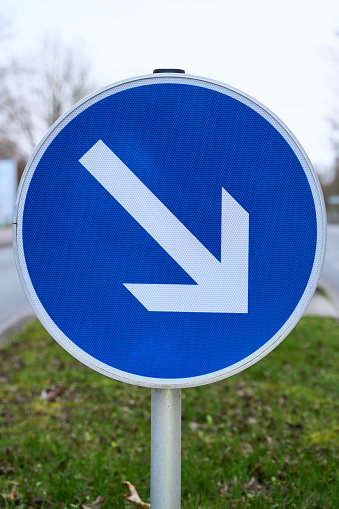
#> input picture dataset_rambu/rambuBiru1.jpg, 339 x 509 px; its folder holds only this picture in this run
$ jupyter execute 'Ekstraksi dan Seleksi Fitur.ipynb'   (older library calls are emulated)
#> lines starting #> are read from the running program, lines starting #| are printed output that depends on the picture
# Ekstraksi dan Seleksi Fitur Tekstur GLCM pada Dataset Rambu Lalu Lintas
Dataset terdiri dari 10 citra JPG: 5 jenis rambu (Stop, Km, Kuning, Biru, Dilarang) × 2 citra. Ekstraksi fitur tekstur menggunakan GLCM (OpenCV & scikit-image), dilanjutkan seleksi fitur dengan Filter Method (korelasi Pearson).

Anggota Kelompok:
1. 71231042 - Revaldo Fransisco Hohary
2. 71231050 - Samuel Natanael
3. 71241154 - Indira Mai Narwastu

Link source code dan dataset: https://github.com/indiraamn/Ekstraksi-Fitur-ML05.git

[cell 1]
import os
import re
import csv
import cv2
import numpy as np
import pandas as pd
import matplotlib.pyplot as plt
from skimage.feature import graycomatrix, graycoprops

## Tahap 1: Membaca Dataset Citra
`cv2.imread()` memuat setiap gambar JPG ke dalam matriks tiga dimensi (tinggi, lebar, saluran warna BGR). Ukuran citra diseragamkan agar perbandingan antar citra adil.

[cell 2]
folder = 'dataset_rambu'
daftar_file = sorted([f for f in os.listdir(folder) if f.lower().endswith(('.jpg', '.jpeg'))])

nama_list, kelas_list, citra_bgr_list = [], [], []

for f in daftar_file:
    img = cv2.imread(os.path.join(folder, f))
#> img is the input picture: shape (509, 339, 3); mean B, G, R 158.1, 130.8, 102.1
    if img is None:
        print(f"[GAGAL] {f} tidak terbaca")
        continue
    print(f"{f:25s} ukuran asli: {img.shape}")
#| rambuBiru1.jpg            ukuran asli: (509, 339, 3)
    img = cv2.resize(img, (400, 400))          # penyeragaman ukuran (tambahan)
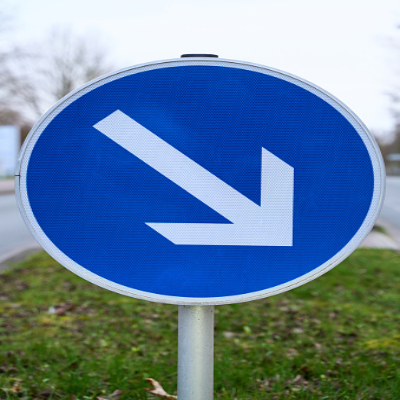
#> img: shape (400, 400, 3); mean B, G, R 158, 130.7, 102
    nama = os.path.splitext(f)[0]
    kelas = re.sub(r'^rambu', '', re.sub(r'\d+$', '', nama))
    nama_list.append(f)
    kelas_list.append(kelas)
    citra_bgr_list.append(img)

print(f"\nTotal citra terbaca: {len(citra_bgr_list)}")
#| Total citra terbaca: 1

plt.figure(figsize=(15, 6))
for i, img in enumerate(citra_bgr_list):
    plt.subplot(2, 5, i + 1)
    plt.imshow(cv2.cvtColor(img, cv2.COLOR_BGR2RGB))
    plt.title(nama_list[i], fontsize=9)
    plt.axis('off')
#> this loop made 1 pass
plt.tight_layout()
plt.show()

## Tahap 2: Pre-processing (Konversi ke Grayscale)
Mengeliminasi informasi warna yang tidak diperlukan karena analisis tekstur umumnya hanya membutuhkan informasi intensitas cahaya (grayscale).

[cell 3]
citra_gray_list = [cv2.cvtColor(img, cv2.COLOR_BGR2GRAY) for img in citra_bgr_list]
#> citra_gray_list = 1 item

plt.figure(figsize=(15, 6))
for i, g in enumerate(citra_gray_list):
    plt.subplot(2, 5, i + 1)
    plt.imshow(g, cmap='gray')
    plt.title(nama_list[i], fontsize=9)
    plt.axis('off')
plt.tight_layout()
plt.show()
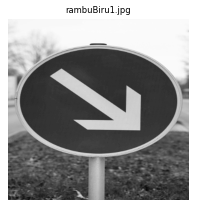
#> figure drawn by matplotlib, 1 panel

## Tahap 3: Kuantisasi Level Keabuan
Memperkecil dimensi matriks GLCM dari 256 × 256 menjadi 8 × 8 agar performa kode menjadi jauh lebih ringan dan cepat.

[cell 4]
citra_kuantisasi_list = [(g // 32).astype(np.uint8) for g in citra_gray_list]
#> citra_kuantisasi_list = 1 item

print("Nilai unik hasil kuantisasi (contoh citra pertama):", np.unique(citra_kuantisasi_list[0]))
#| Nilai unik hasil kuantisasi (contoh citra pertama): [0 1 2 3 4 5 6 7]

plt.figure(figsize=(15, 6))
for i, q in enumerate(citra_kuantisasi_list):
    plt.subplot(2, 5, i + 1)
    plt.imshow(q, cmap='gray', vmin=0, vmax=7)
    plt.title(nama_list[i], fontsize=9)
    plt.axis('off')
plt.tight_layout()
plt.show()

## Tahap 4: Ekstraksi Matriks GLCM
Algoritma memetakan hubungan spasial antar piksel tetangga yang posisinya bersebelahan (distances=[1]) ke arah kanan (angles=[0]).

[cell 5]
glcm_list = [graycomatrix(q, distances=[1], angles=[0],
                          levels=8, symmetric=True, normed=True)
             for q in citra_kuantisasi_list]
#> glcm_list = 1 item
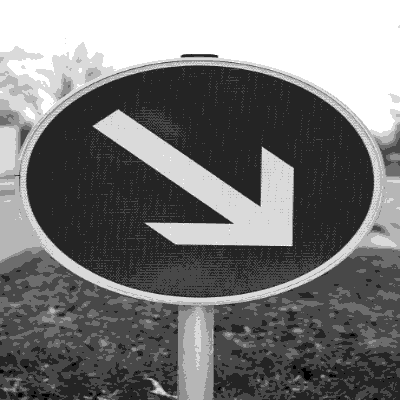
#> q: shape (400, 400); min 0, max 7, mean 3.34; drawn with min black and max white

print("Bentuk matriks GLCM per citra:", glcm_list[0].shape)
#| Bentuk matriks GLCM per citra: (8, 8, 1, 1)

plt.figure(figsize=(15, 6))
for i, gl in enumerate(glcm_list):
    plt.subplot(2, 5, i + 1)
    plt.imshow(gl[:, :, 0, 0], cmap='viridis')
    plt.title(nama_list[i], fontsize=9)
    plt.axis('off')
plt.tight_layout()
plt.show()
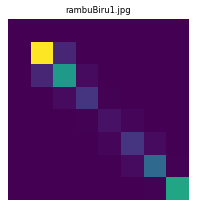
#> figure drawn by matplotlib, 1 panel

## Tahap 5: Mengambil Nilai Fitur Tekstur (Output)
Menghasilkan nilai numerik (vektor fitur) berupa Contrast, Correlation, Energy, dan Homogeneity yang siap dimasukkan ke dalam algoritma klasifikasi Machine Learning.

[cell 6]
baris_fitur = []
for nama, kelas, gl in zip(nama_list, kelas_list, glcm_list):
    kontras = graycoprops(gl, 'contrast')[0, 0]
    korelasi = graycoprops(gl, 'correlation')[0, 0]
    energi = graycoprops(gl, 'energy')[0, 0]
    homogenitas = graycoprops(gl, 'homogeneity')[0, 0]
    baris_fitur.append([nama, kelas, kontras, korelasi, energi, homogenitas])
#> this loop made 1 pass
#> (nama, kelas, kontras, korelasi, energi, homogenitas) on pass 1: ('rambuBiru1.jpg', 'Biru', 0.173, 0.985, 0.417, 0.933)
#> after the loop, baris_fitur = [['rambuBiru1.jpg', 'Biru', 0.173, 0.985, 0.417, 0.933]]

df_fitur = pd.DataFrame(baris_fitur,
                        columns=['Nama_File', 'Kelas', 'Contrast', 'Correlation', 'Energy', 'Homogeneity'])
#> df_fitur = table of 1 rows and 6 columns
df_fitur.round(4)
#> Out = table of 1 rows and 6 columns

## Penyimpanan Hasil ke File CSV
Menyimpan fitur hasil ekstraksi ke file CSV menggunakan library bawaan Python `csv`.

[cell 7]
nama_file_csv = 'hasil_ekstraksi_fitur.csv'

with open(nama_file_csv, mode='w', newline='') as file_csv:
    writer = csv.writer(file_csv)
    writer.writerow(['Nama_File', 'Kelas', 'Contrast', 'Correlation', 'Energy', 'Homogeneity'])
    writer.writerows(baris_fitur)

print(f"[SUKSES] Data fitur telah disimpan ke dalam file: '{nama_file_csv}'")

## Visualisasi Perbandingan Fitur Antar Rambu
Grafik berikut membandingkan nilai keempat fitur GLCM pada setiap citra.

[cell 8]
fitur_cols = ['Contrast', 'Correlation', 'Energy', 'Homogeneity']
plt.figure(figsize=(14, 8))
for i, col in enumerate(fitur_cols):
    plt.subplot(2, 2, i + 1)
    plt.bar(df_fitur['Nama_File'].str.replace('.jpg', '', case=False), df_fitur[col])
    plt.title(col)
    plt.xticks(rotation=60, fontsize=8)
plt.tight_layout()
plt.show()
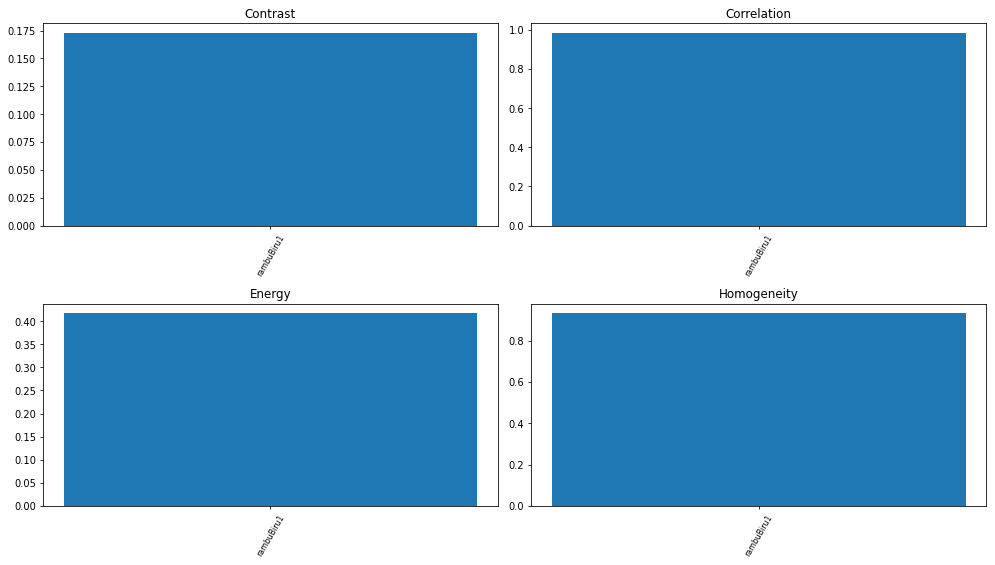
#> figure drawn by matplotlib, 4 panels

## Interpretasi Hasil Ekstraksi

Ekstraksi GLCM (d=1, θ=0°, 8 level) pada 10 citra rambu (5 jenis × 2 citra) menghasilkan:

- **Contrast** paling bervariasi (≈0,08 pada rambuDilarang1 sampai ≈0,71 pada rambuKm1). Nilai tinggi berarti perbedaan intensitas antar piksel bertetangga besar.
- **Correlation** hampir sama di semua citra (≈0,91–0,99), jadi kurang membedakan antar rambu.
- **Energy** berkisar ≈0,37–0,54 (tertinggi rambuKm2 dan rambuDilarang1), menunjukkan tekstur yang lebih seragam pada citra tersebut.
- **Homogeneity** berkisar ≈0,85–0,98 dan berlawanan dengan Contrast: citra ber-Contrast tinggi (rambuKm1) punya Homogeneity paling rendah.
- Dua citra dari jenis rambu yang sama tidak selalu mirip nilainya (contoh: rambuKm1 dan rambuKm2), karena GLCM dihitung dari seluruh citra termasuk latar dan pencahayaan.

## Tahap 6: Seleksi Fitur (Filter Method: Pearson Correlation)
Menghitung korelasi antar fitur GLCM. Fitur yang berkorelasi sangat tinggi (|r| > 0,9) dianggap redundan, sehingga salah satunya dibuang.

[cell 9]
matriks_korelasi = df_fitur[fitur_cols].corr(method='pearson')
#> matriks_korelasi = table of 4 rows and 4 columns
print(matriks_korelasi.round(3))
#|              Contrast  Correlation  Energy  Homogeneity
#| Contrast          NaN          NaN     NaN          NaN
#| Correlation       NaN          NaN     NaN          NaN
#| Energy            NaN          NaN     NaN          NaN
#| Homogeneity       NaN          NaN     NaN          NaN

plt.figure(figsize=(5, 4))
plt.imshow(matriks_korelasi, cmap='coolwarm', vmin=-1, vmax=1)
plt.colorbar()
plt.xticks(range(4), fitur_cols, rotation=45)
plt.yticks(range(4), fitur_cols)
for i in range(4):
    for j in range(4):
        plt.text(j, i, f"{matriks_korelasi.iloc[i, j]:.2f}", ha='center', va='center')
plt.title("Korelasi Pearson Antar Fitur")
plt.tight_layout()
plt.show()
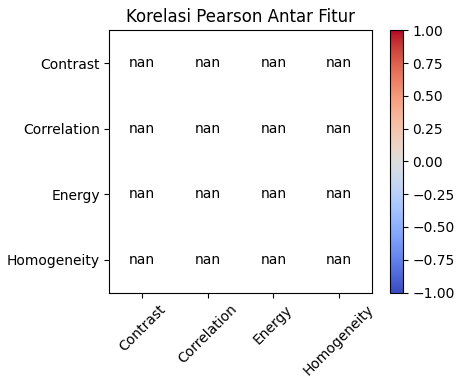
#> figure drawn by matplotlib, 2 panels

[cell 10]
ambang = 0.9
dibuang = set()
for i in range(len(fitur_cols)):
    for j in range(i + 1, len(fitur_cols)):
        if abs(matriks_korelasi.iloc[i, j]) > ambang:
            dibuang.add(fitur_cols[j])
#> after the loop, dibuang = 0 items

fitur_terpilih = [f for f in fitur_cols if f not in dibuang]
#> fitur_terpilih = ['Contrast', 'Correlation', 'Energy', 'Homogeneity']
print("Fitur dibuang  :", list(dibuang) if dibuang else "tidak ada")
#| Fitur dibuang  : tidak ada
print("Fitur terpilih :", fitur_terpilih)
#| Fitur terpilih : ['Contrast', 'Correlation', 'Energy', 'Homogeneity']

df_terpilih = df_fitur[['Nama_File', 'Kelas'] + fitur_terpilih]
#> df_terpilih = table of 1 rows and 6 columns
df_terpilih.to_csv('hasil_seleksi_fitur.csv', index=False)
print(f"\n[SUKSES] {len(fitur_terpilih)} fitur terpilih disimpan ke 'hasil_seleksi_fitur.csv'")
#| [SUKSES] 4 fitur terpilih disimpan ke 'hasil_seleksi_fitur.csv'

$ run again, on dataset_rambu/rambuKm1.jpg
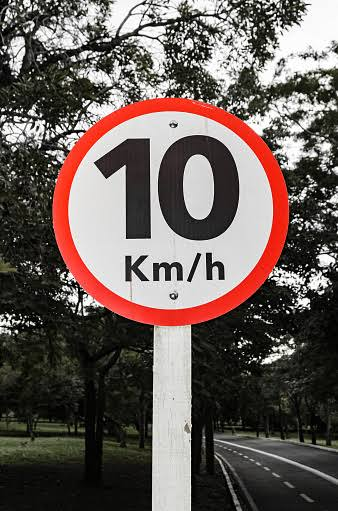
#> input picture dataset_rambu/rambuKm1.jpg, 338 x 511 px
#> img is the input picture: shape (511, 338, 3); mean B, G, R 89, 93.7, 105.2
#| rambuKm1.jpg              ukuran asli: (511, 338, 3)
#> `img = cv2.resize(img, (400, 400))`:
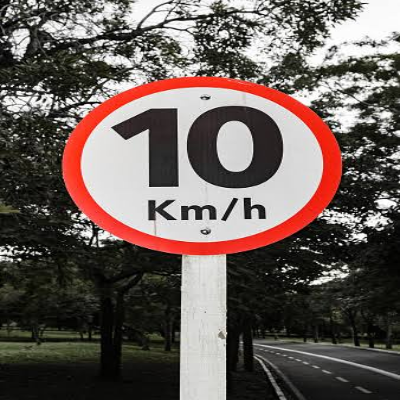
#> img: shape (400, 400, 3); mean B, G, R 89, 93.6, 105.1
#| Total citra terbaca: 1
#> the loop `for i, img in enumerate(citra_bgr_list):` made 1 pass
#> citra_gray_list = 1 item
#> the loop `for i, g in enumerate(citra_gray_list):` made 1 pass
#| Nilai unik hasil kuantisasi (contoh citra pertama): [0 1 2 3 4 5 6 7]
#> the loop `for i, q in enumerate(citra_kuantisasi_list):` made 1 pass
#| Bentuk matriks GLCM per citra: (8, 8, 1, 1)
#> the loop `for i, gl in enumerate(glcm_list):` made 1 pass
#> the loop `for nama, kelas, gl in zip(nama_list, kelas_list, glcm_list):` made 1 pass
#> (nama, kelas, kontras, korelasi, energi, homogenitas) on pass 1: ('rambuKm1.jpg', 'Km', 0.706, 0.949, 0.373, 0.847)
#> after the loop `for nama, kelas, gl in zip(nama_list, kelas_list, glcm_list):`: baris_fitur = [['rambuKm1.jpg', 'Km', 0.706, 0.949, 0.373, 0.847]]
#> df_fitur = table of 1 rows and 6 columns
#> `plt.show()`:
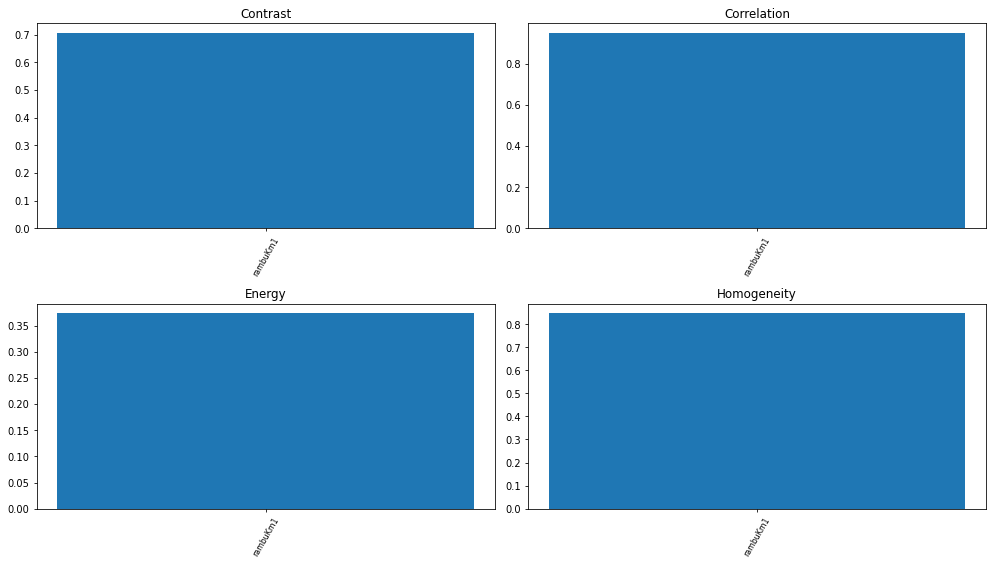
#> figure drawn by matplotlib, 4 panels
#> matriks_korelasi = table of 4 rows and 4 columns
#|              Contrast  Correlation  Energy  Homogeneity
#| Contrast          NaN          NaN     NaN          NaN
#| Correlation       NaN          NaN     NaN          NaN
#| Energy            NaN          NaN     NaN          NaN
#| Homogeneity       NaN          NaN     NaN          NaN
#> after the loop `for i in range(len(fitur_cols)):`: dibuang = 0 items
#> fitur_terpilih = ['Contrast', 'Correlation', 'Energy', 'Homogeneity']
#| Fitur dibuang  : tidak ada
#| Fitur terpilih : ['Contrast', 'Correlation', 'Energy', 'Homogeneity']
#> df_terpilih = table of 1 rows and 6 columns
#| [SUKSES] 4 fitur terpilih disimpan ke 'hasil_seleksi_fitur.csv'

$ run again, on dataset_rambu/rambuBiru2.jpg
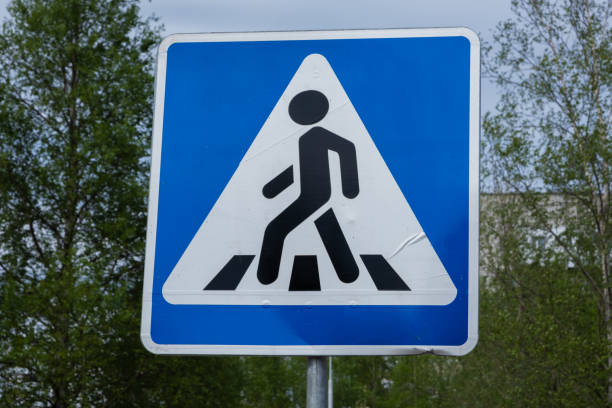
#> input picture dataset_rambu/rambuBiru2.jpg, 612 x 408 px
#> img is the input picture: shape (408, 612, 3); mean B, G, R 117.3, 100.6, 74.2
#| rambuBiru2.jpg            ukuran asli: (408, 612, 3)
#> `img = cv2.resize(img, (400, 400))`:
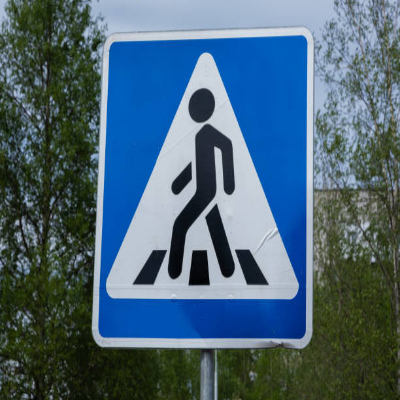
#> img: shape (400, 400, 3); mean B, G, R 117.2, 100.5, 74.1
#| Total citra terbaca: 1
#> the loop `for i, img in enumerate(citra_bgr_list):` made 1 pass
#> citra_gray_list = 1 item
#> the loop `for i, g in enumerate(citra_gray_list):` made 1 pass
#| Nilai unik hasil kuantisasi (contoh citra pertama): [0 1 2 3 4 5 6 7]
#> the loop `for i, q in enumerate(citra_kuantisasi_list):` made 1 pass
#| Bentuk matriks GLCM per citra: (8, 8, 1, 1)
#> the loop `for i, gl in enumerate(glcm_list):` made 1 pass
#> the loop `for nama, kelas, gl in zip(nama_list, kelas_list, glcm_list):` made 1 pass
#> (nama, kelas, kontras, korelasi, energi, homogenitas) on pass 1: ('rambuBiru2.jpg', 'Biru', 0.413, 0.942, 0.367, 0.876)
#> after the loop `for nama, kelas, gl in zip(nama_list, kelas_list, glcm_list):`: baris_fitur = [['rambuBiru2.jpg', 'Biru', 0.413, 0.942, 0.367, 0.876]]
#> df_fitur = table of 1 rows and 6 columns
#> `plt.show()`:
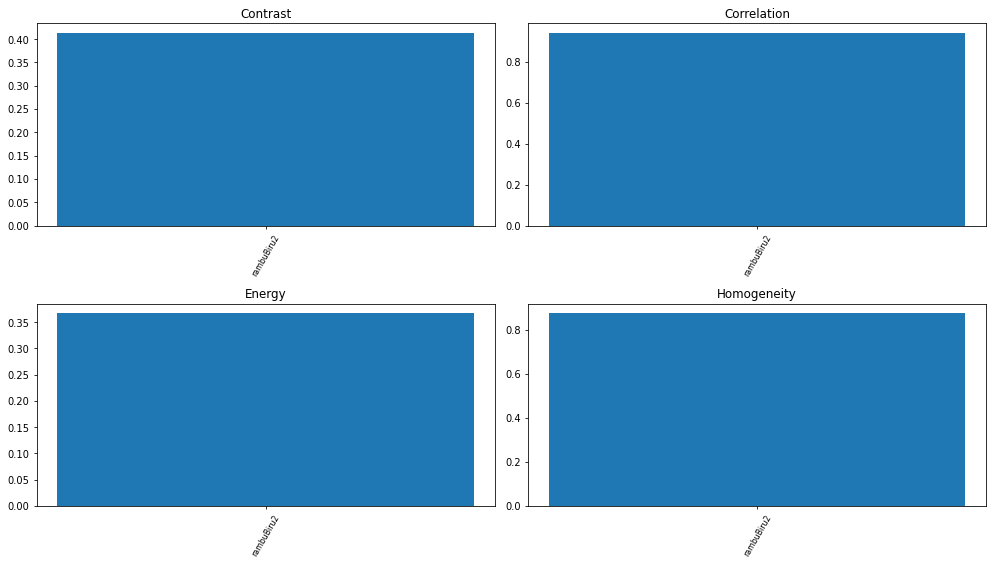
#> figure drawn by matplotlib, 4 panels
#> matriks_korelasi = table of 4 rows and 4 columns
#|              Contrast  Correlation  Energy  Homogeneity
#| Contrast          NaN          NaN     NaN          NaN
#| Correlation       NaN          NaN     NaN          NaN
#| Energy            NaN          NaN     NaN          NaN
#| Homogeneity       NaN          NaN     NaN          NaN
#> after the loop `for i in range(len(fitur_cols)):`: dibuang = 0 items
#> fitur_terpilih = ['Contrast', 'Correlation', 'Energy', 'Homogeneity']
#| Fitur dibuang  : tidak ada
#| Fitur terpilih : ['Contrast', 'Correlation', 'Energy', 'Homogeneity']
#> df_terpilih = table of 1 rows and 6 columns
#| [SUKSES] 4 fitur terpilih disimpan ke 'hasil_seleksi_fitur.csv'
